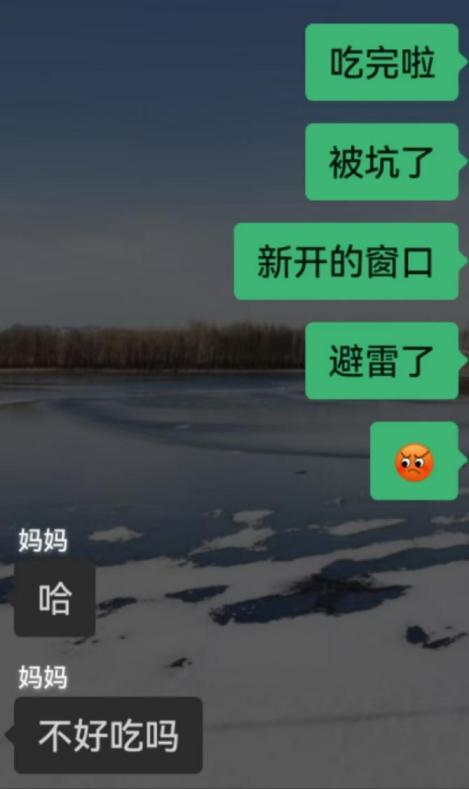
#> input picture 边界-停顿-对称停顿_1.jpeg, 469 x 789 px
$ python -i ocr_processor.py   (imports and definitions only)
#> lines starting #> are read from the running program, lines starting #| are printed output that depends on the picture; after the words box and inside, x2 and y2 are one past the last pixel; in counts of white or black regions, pixels touching at a corner belong together
#> further down, picture is the input picture: PIL image 469x789 RGB; mean R, G, B 63.7, 84.5, 80.8
from PIL import Image, ImageEnhance
import pytesseract
import os
from config import BASE_DIR, TESSERACT_CMD  # 新增导入 BASE_DIR

# 配置Tesseract路径（Windows用户需设置）
if TESSERACT_CMD:
    pytesseract.pytesseract.tesseract_cmd = TESSERACT_CMD

def preprocess_image(image):
    """图片预处理（提高OCR准确率）"""
    image = image.convert("L")  # 转为灰度图
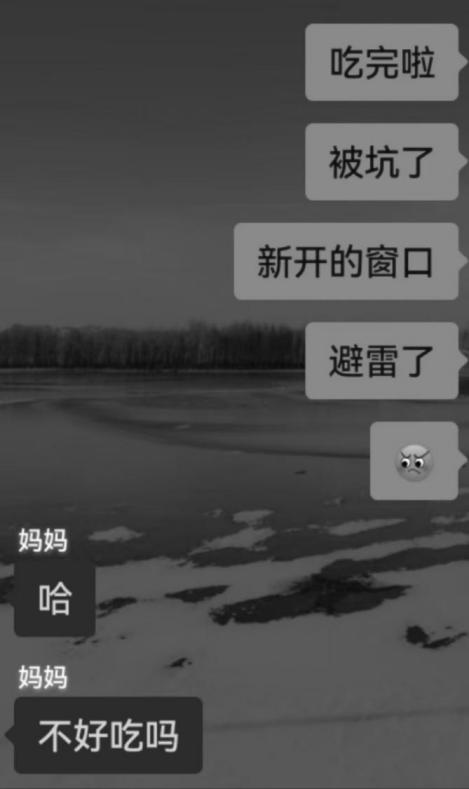
#> image: PIL image 469x789 L; min 1, max 252, mean 77.9
    enhancer = ImageEnhance.Contrast(image)
    image = enhancer.enhance(1.5)  # 增强对比度
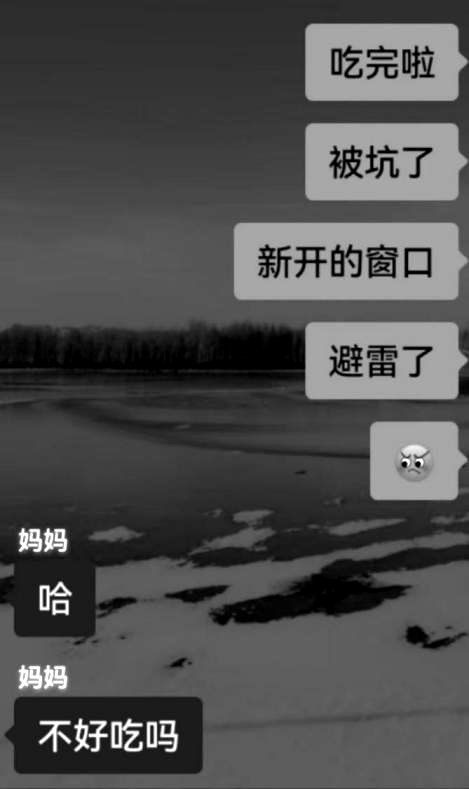
#> image: PIL image 469x789 L; min 0, max 255, mean 77.6
    image = image.point(lambda x: 0 if x < 127 else 255, '1')  # 二值化
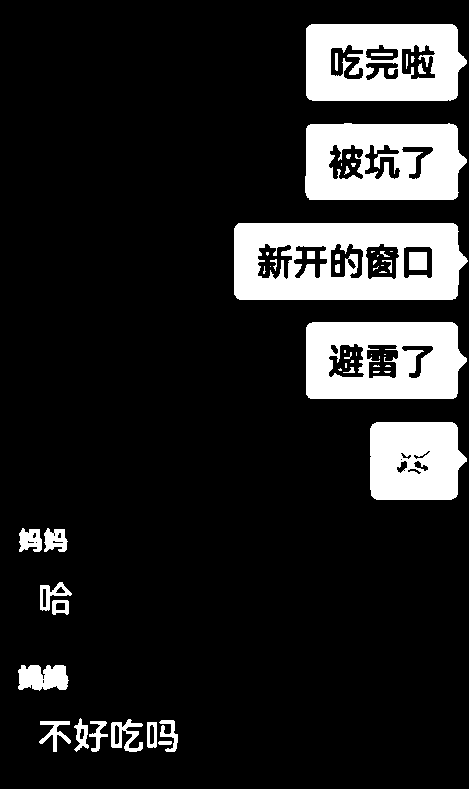
#> image: PIL image 469x789 1; 14.9% white; 57 white regions (24 under 20 px), largest, box (x1, y1, x2, y2) and area: (234, 223, 468, 300) 13615, (305, 123, 467, 200) 9960, (306, 322, 467, 399) 9772
    return image

def ocr_image(relative_path):
    """对图片进行OCR识别，返回文本（使用绝对路径）"""
    try:
        # 替换为统一的反斜杠路径格式
        relative_path = relative_path.replace("/", "\\")
        absolute_path = os.path.join(BASE_DIR, relative_path)
        absolute_path = os.path.normpath(absolute_path)  # 规范化路径
        print(f"规范化后的绝对路径：{absolute_path}")  # 验证路径

        if not os.path.exists(absolute_path):
            print(f"错误：文件不存在！路径：{absolute_path}")
            return ""

        if not os.access(absolute_path, os.R_OK):
            print(f"错误：无读取权限！路径：{absolute_path}")
            return ""
        img = Image.open(absolute_path)
        img = preprocess_image(img)
        text = pytesseract.image_to_string(img, lang="chi_sim+eng")
        return text.strip()
    except Exception as e:
        print(f"OCR失败：{relative_path} - {e}")
        return ""

>>> from PIL import Image
>>> picture = Image.open('边界-停顿-对称停顿_1.jpeg')
>>> result = preprocess_image(picture)

$ run again, on 边界-停顿-对称停顿_10.jpeg
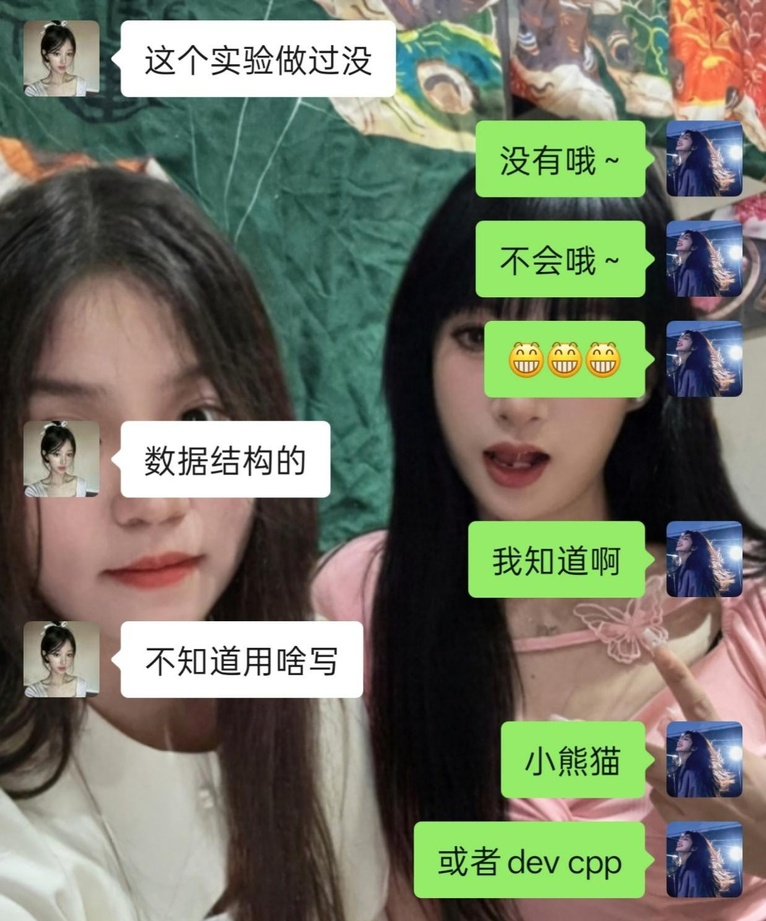
#> input picture 边界-停顿-对称停顿_10.jpeg, 766 x 921 px, shrunk from 1237 x 1487 before the run
#> picture is the input picture: PIL image 766x921 RGB; mean R, G, B 116.1, 120.7, 102.5
#> in preprocess_image, `image = enhancer.enhance(1.5)`:
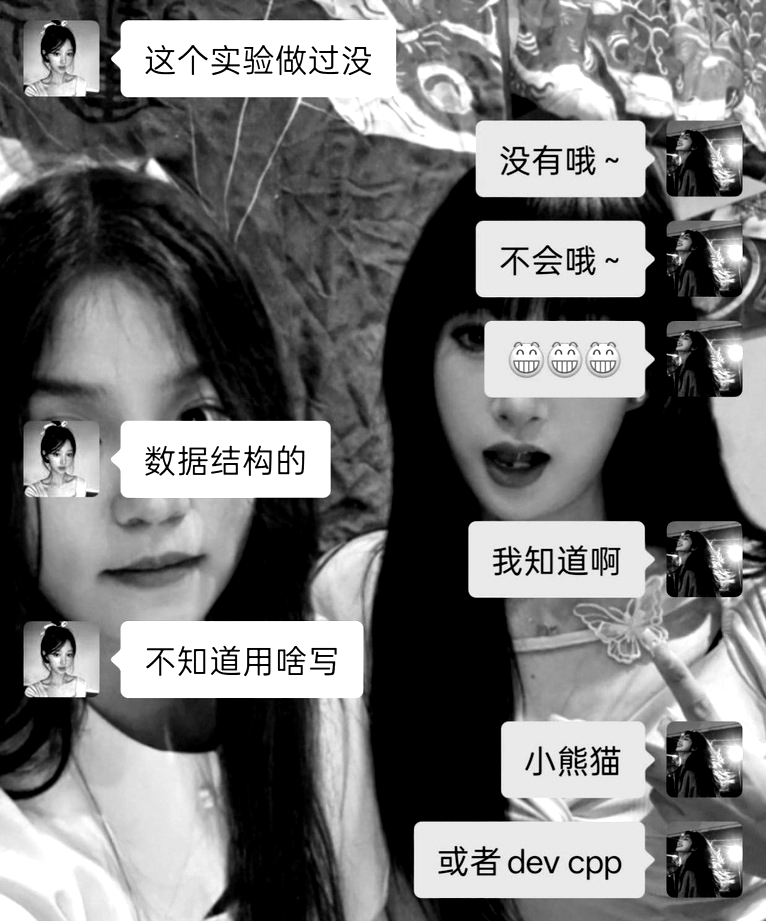
#> image: PIL image 766x921 L; min 0, max 255, mean 118
#> in preprocess_image, `image = image.point(lambda x: 0 if x < 127 else 255, '1')`:
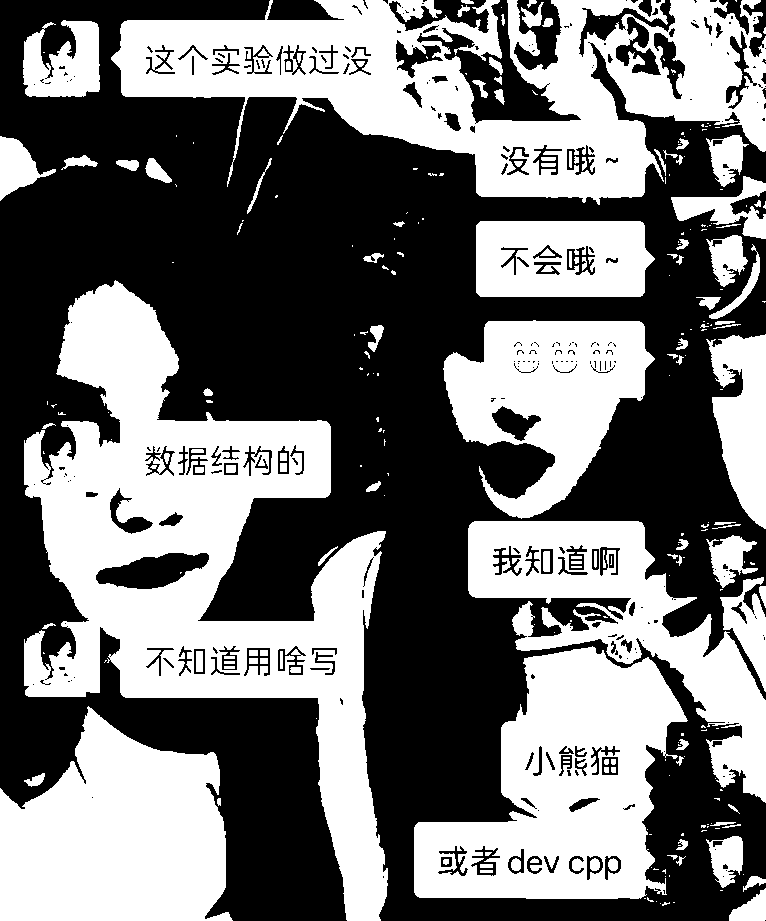
#> image: PIL image 766x921 1; 45.5% white; 268 white regions (145 under 20 px), largest, box (x1, y1, x2, y2) and area: (24, 280, 388, 921) 85529, (111, 0, 766, 205) 65342, (414, 646, 688, 899) 39195

$ run again, on 边界-停顿-对称停顿_11.jpeg
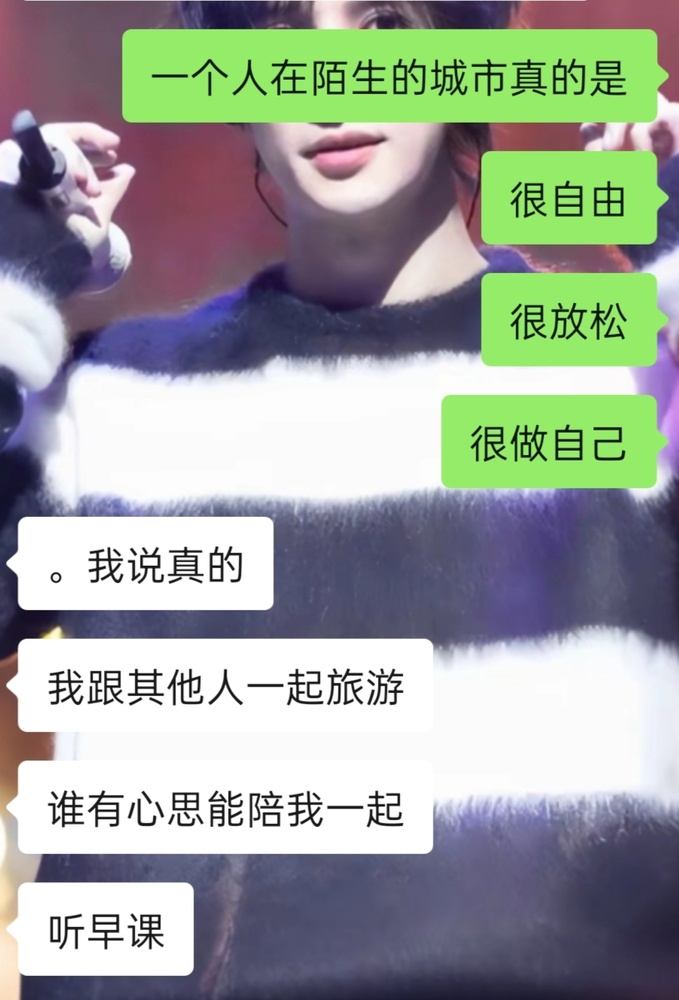
#> input picture 边界-停顿-对称停顿_11.jpeg, 679 x 1000 px, shrunk from 902 x 1329 before the run
#> picture is the input picture: PIL image 679x1000 RGB; mean R, G, B 155.6, 161, 156.9
#> in preprocess_image, `image = enhancer.enhance(1.5)`:
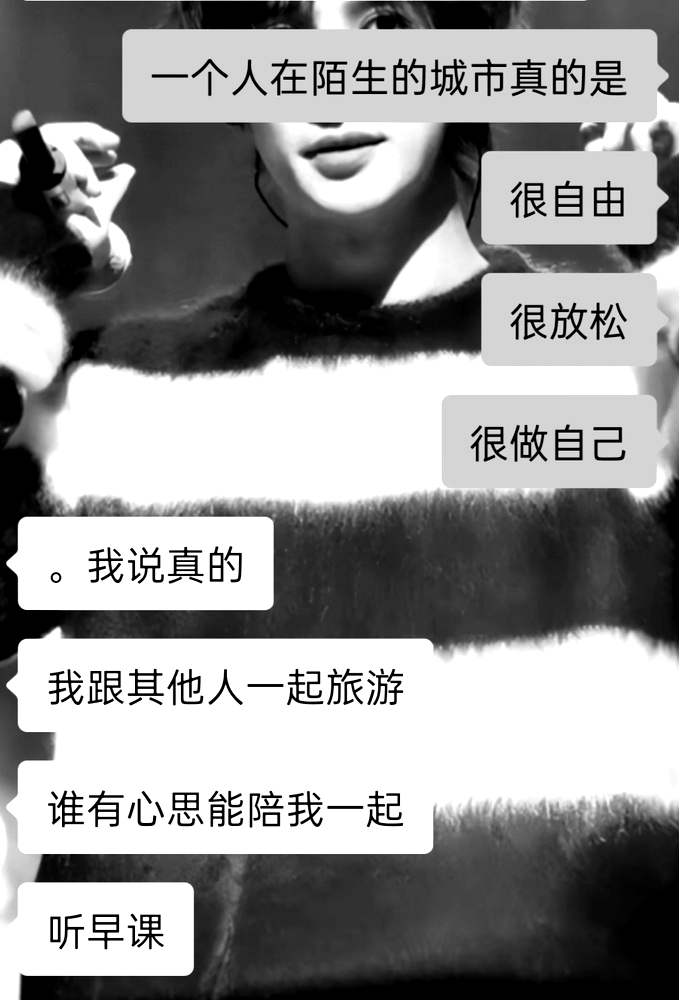
#> image: PIL image 679x1000 L; min 0, max 255, mean 146.8
#> in preprocess_image, `image = image.point(lambda x: 0 if x < 127 else 255, '1')`:
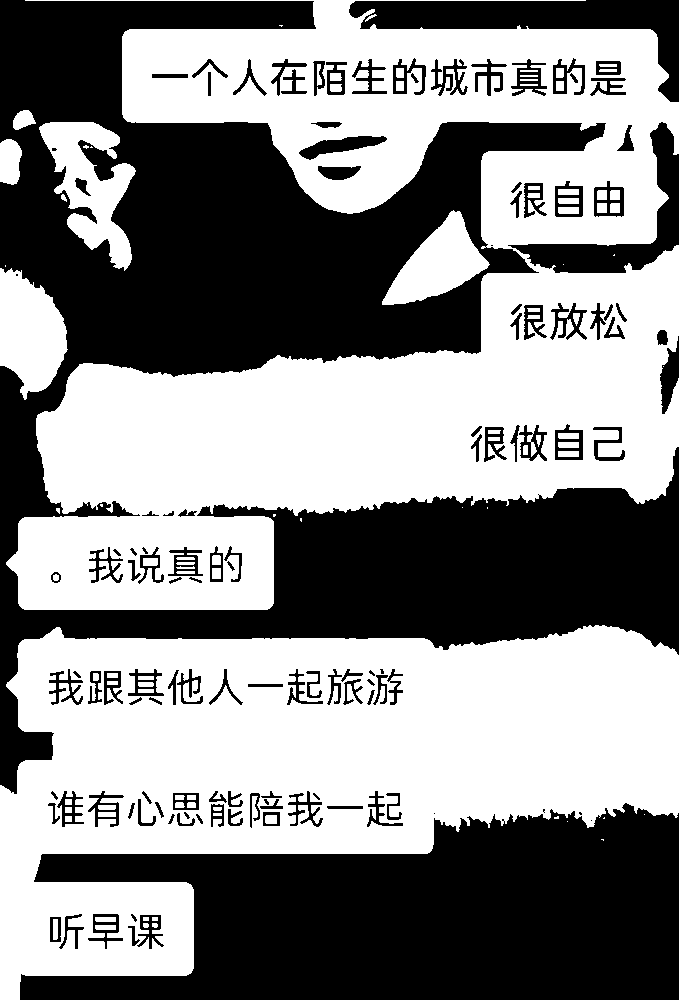
#> image: PIL image 679x1000 1; 53.5% white; 127 black regions (12 under 20 px), largest, box (x1, y1, x2, y2) and area: (0, 0, 679, 794) 187862, (20, 803, 679, 1000) 88430, (349, 0, 679, 102) 10354

$ run again, on 边界-停顿-对称停顿_12.jpeg
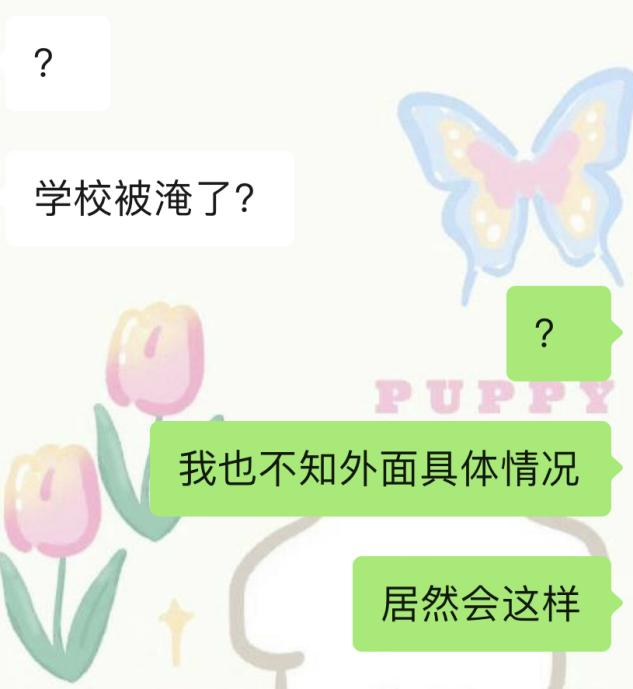
#> input picture 边界-停顿-对称停顿_12.jpeg, 633 x 689 px
#> picture is the input picture: PIL image 633x689 RGB; mean R, G, B 227.5, 238.4, 217.2
#> in preprocess_image, `image = enhancer.enhance(1.5)`:
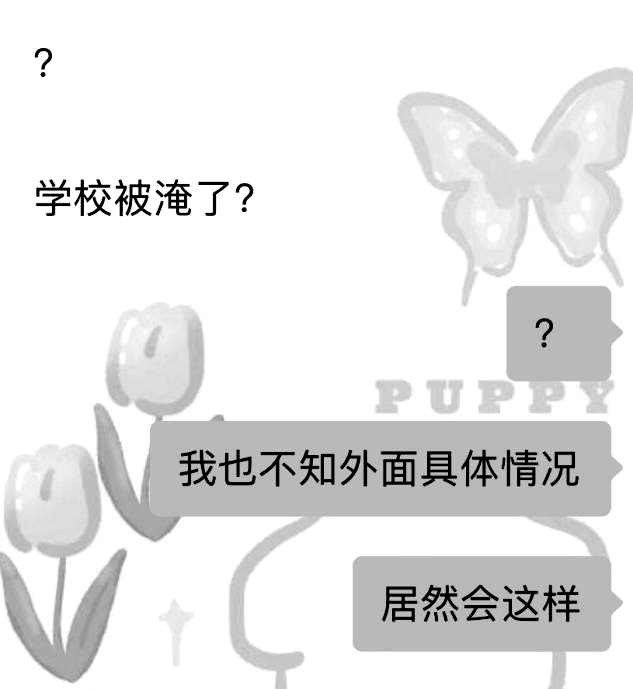
#> image: PIL image 633x689 L; min 0, max 255, mean 230.3
#> in preprocess_image, `image = image.point(lambda x: 0 if x < 127 else 255, '1')`:
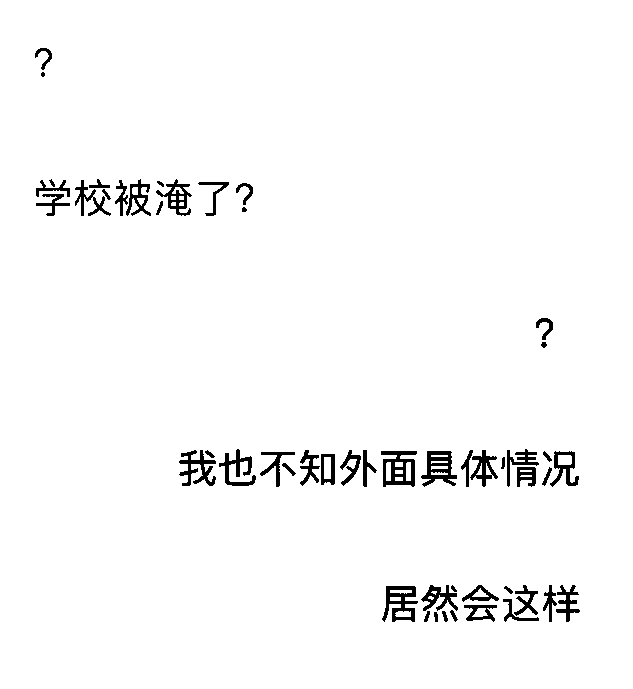
#> image: PIL image 633x689 1; 97.5% white; 51 black regions (1 under 20 px), largest, box (x1, y1, x2, y2) and area: (381, 451, 417, 487) 709, (382, 586, 418, 622) 666, (421, 451, 457, 487) 652
